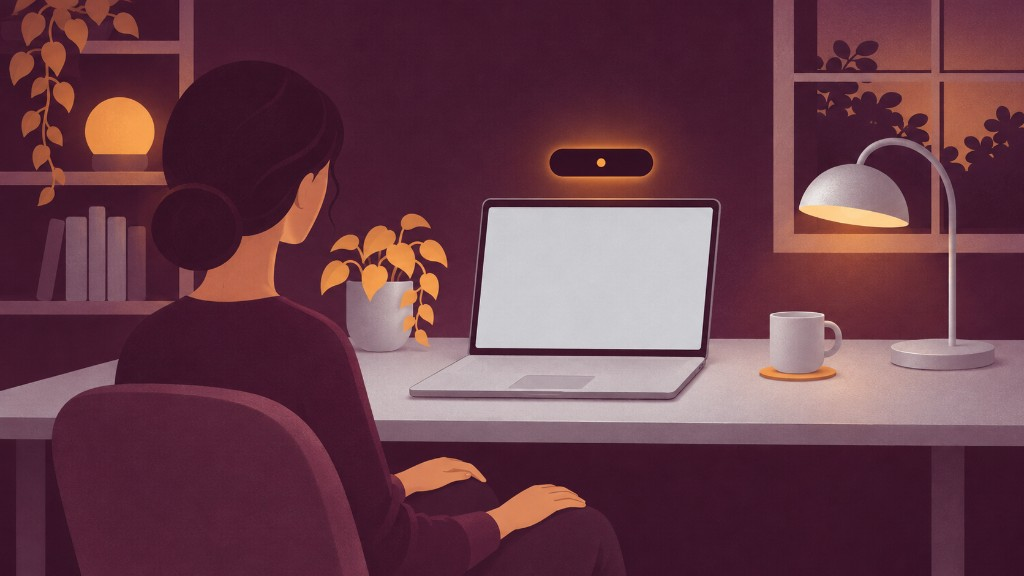
#> input picture docs/visuals/home-day.jpg, 1024 x 576 px
$ python render-who-gif.py
#> lines starting #> are read from the running program, lines starting #| are printed output that depends on the picture
#!/usr/bin/env python3
"""Build the Who it's for loop.

The illustrations stay whole. Words sit in a band under the picture, then a
still card shows the 2025 Stack Overflow work split. Holds are exact copies
so the GIF stays sharp. Timing is a design choice, not a measurement.
"""

from __future__ import annotations

import subprocess
from pathlib import Path

from PIL import Image, ImageDraw, ImageFont

ROOT = Path(__file__).resolve().parents[1]
HOME = ROOT / "docs/visuals/home-day.jpg"
SPLIT = ROOT / "docs/visuals/home-and-office.jpg"
OUT_GIF = ROOT / "docs/visuals/who-its-for.gif"
OUT_JPG = ROOT / "docs/visuals/who-its-for.jpg"
WORK = Path("/tmp/saywhen-who-v2")

W = 960
PIC_H = 540
BAND = 112
H = PIC_H + BAND

PLUM = (34, 6, 28)
AMBER = (251, 179, 3)
SILVER = (223, 229, 236)
CREAM = (243, 236, 226)
MUTED = (186, 174, 186)
HYBRID = (228, 192, 122)
FLEX = (223, 229, 236)
OFFICE = (122, 104, 118)

SERIF = "/System/Library/Fonts/Supplemental/Georgia.ttf"
SANS = "/System/Library/Fonts/Supplemental/Arial.ttf"
SANS_BOLD = "/System/Library/Fonts/Supplemental/Arial Bold.ttf"

SEGMENTS = (
    (0.324, AMBER, "32.4%", "Fully remote"),
    (0.371, HYBRID, "37.1%", "Hybrid"),
    (0.126, FLEX, "12.6%", "Free to choose"),
    (0.179, OFFICE, "17.9%", "In an office"),
)


def face(path: str, size: int) -> ImageFont.FreeTypeFont:
    return ImageFont.truetype(path, size)


def picture(path: Path) -> Image.Image:
    im = Image.open(path).convert("RGB")
    return im.resize((W, PIC_H), Image.Resampling.LANCZOS)


def text_width(draw: ImageDraw.ImageDraw, text: str, fnt: ImageFont.FreeTypeFont) -> int:
    box = draw.textbbox((0, 0), text, font=fnt)
    return box[2] - box[0]


def split_card(photo: Image.Image) -> Image.Image:
    card = Image.new("RGB", (W, H), PLUM)
    card.paste(photo, (0, 0))
    draw = ImageDraw.Draw(card)
    draw.rectangle((0, PIC_H, W, PIC_H + 3), fill=AMBER)
    kicker = face(SANS_BOLD, 16)
    headline = face(SERIF, 32)
    draw.text((36, PIC_H + 24), "HOME", font=kicker, fill=AMBER)
    draw.text((36, PIC_H + 52), "Look. Talk.", font=headline, fill=CREAM)
    right = W // 2 + 28
    draw.text((right, PIC_H + 24), "OFFICE", font=kicker, fill=SILVER)
    draw.text((right, PIC_H + 52), "Stay quiet.", font=headline, fill=CREAM)
    draw.line((W // 2, PIC_H + 22, W // 2, H - 22), fill=(90, 62, 84), width=1)
    return card


def chart(progress: float) -> Image.Image:
    card = Image.new("RGB", (W, H), PLUM)
    draw = ImageDraw.Draw(card)
    kicker = face(SANS_BOLD, 18)
    title = face(SERIF, 46)
    num_face = face(SANS_BOLD, 22)
    name_face = face(SANS, 15)
    foot = face(SANS, 16)

    label = "STACK OVERFLOW  2025"
    draw.text(((W - text_width(draw, label, kicker)) // 2, 150), label, font=kicker, fill=AMBER)
    heading = "Where developers worked"
    draw.text(((W - text_width(draw, heading, title)) // 2, 190), heading, font=title, fill=CREAM)

    bar_w, bar_h = 760, 20
    bar_x = (W - bar_w) // 2
    bar_y = 300
    draw.rounded_rectangle((bar_x, bar_y, bar_x + bar_w, bar_y + bar_h), radius=10, fill=(58, 36, 52))
    shown = max(0.0, min(1.0, progress))
    x = bar_x
    for share, color, _, _ in SEGMENTS:
        width = bar_w * share * shown
        if width > 0.5:
            draw.rectangle((x, bar_y, x + width, bar_y + bar_h), fill=color)
        x += width

    if progress >= 1:
        col = bar_w / 4
        for i, (color, num, name) in enumerate((item[1], item[2], item[3]) for item in SEGMENTS):
            cx = bar_x + col * i + col / 2
            num_w = text_width(draw, num, num_face)
            name_w = text_width(draw, name, name_face)
            draw.rectangle((cx - 16, 342, cx + 16, 348), fill=color)
            draw.text((cx - num_w / 2, 360), num, font=num_face, fill=CREAM)
            draw.text((cx - name_w / 2, 390), name, font=name_face, fill=MUTED)
        note = "Not a measure of who wants voice.   US fully remote: 45%."
        note2 = "JetBrains 2025:  62% regularly use an AI coding assistant."
        draw.text(((W - text_width(draw, note, foot)) // 2, 470), note, font=foot, fill=MUTED)
        draw.text(((W - text_width(draw, note2, foot)) // 2, 498), note2, font=foot, fill=SILVER)
    return card


def main() -> None:
    WORK.mkdir(parents=True, exist_ok=True)
    home = _with_photo(picture(HOME), "HOME DAY", "Look. Talk.")
#> in picture, im is the input picture: PIL image 1024x576 RGB; mean R, G, B 104.6, 61.3, 73.8
#> in _with_photo, `card = Image.new("RGB", (W, H), PLUM)`:
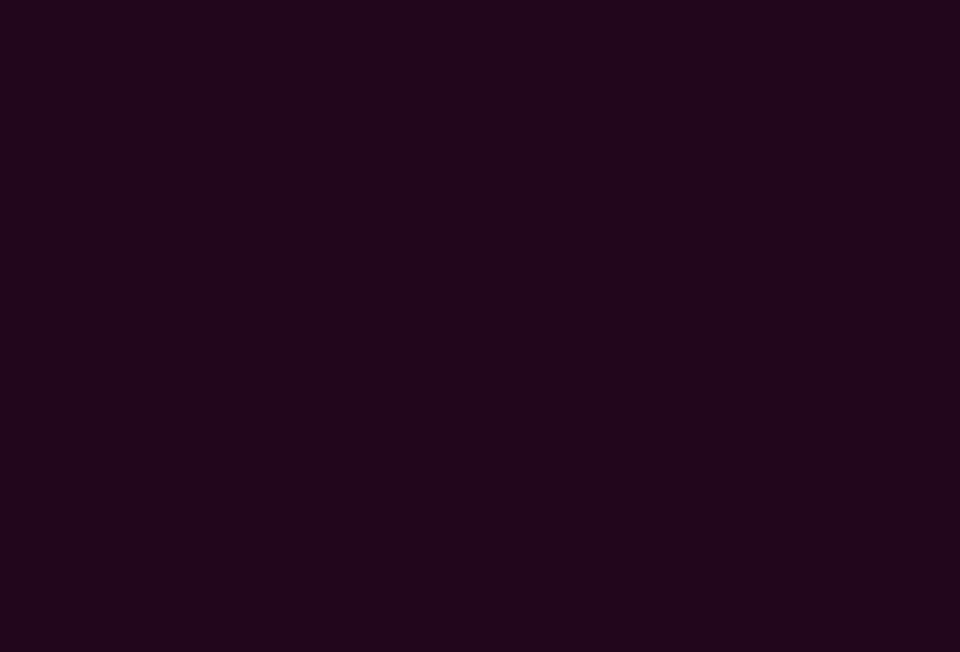
#> card: PIL image 960x652 RGB; mean R, G, B 34, 6, 28
#> in _with_photo, `card.paste(photo, (0, 0))`:
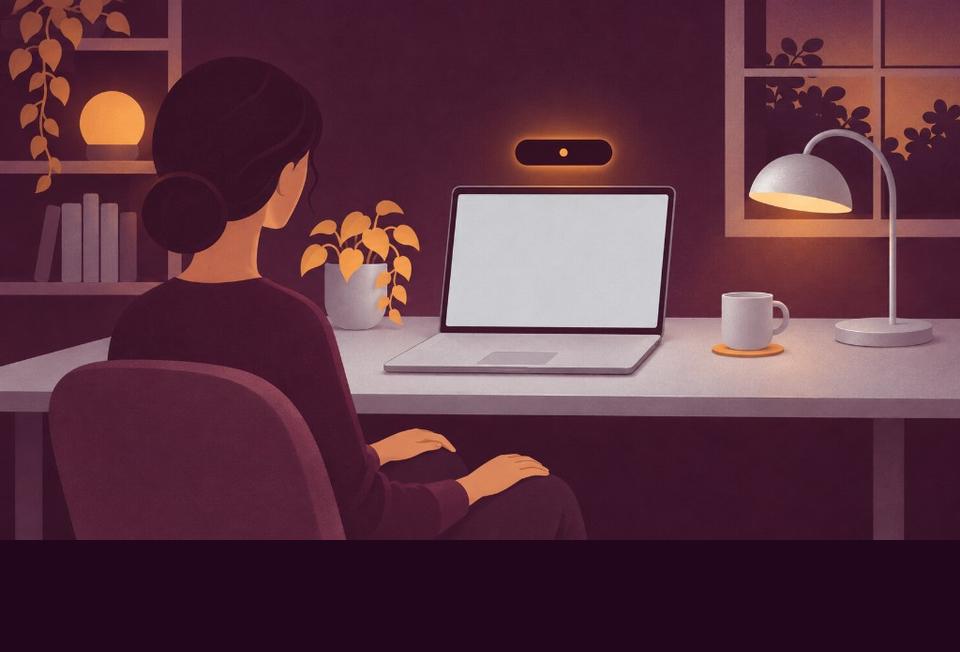
#> card: PIL image 960x652 RGB; mean R, G, B 92.5, 51.8, 65.9
    split = split_card(picture(SPLIT))
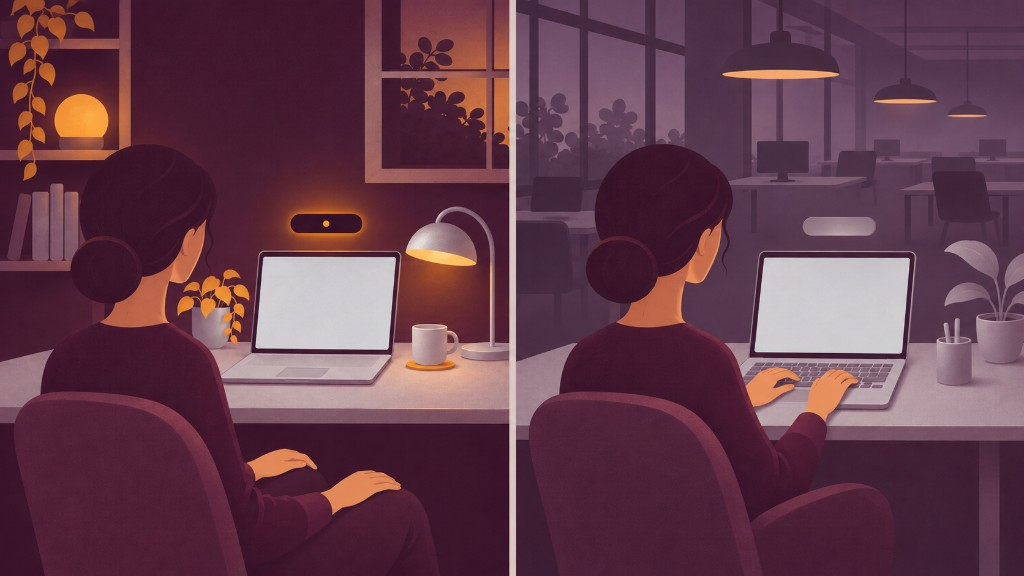
#> input picture docs/visuals/home-and-office.jpg, 1024 x 576 px
#> in picture, im is the input picture: PIL image 1024x576 RGB; mean R, G, B 100.4, 60.2, 75.6
#> in split_card, `card.paste(photo, (0, 0))`:
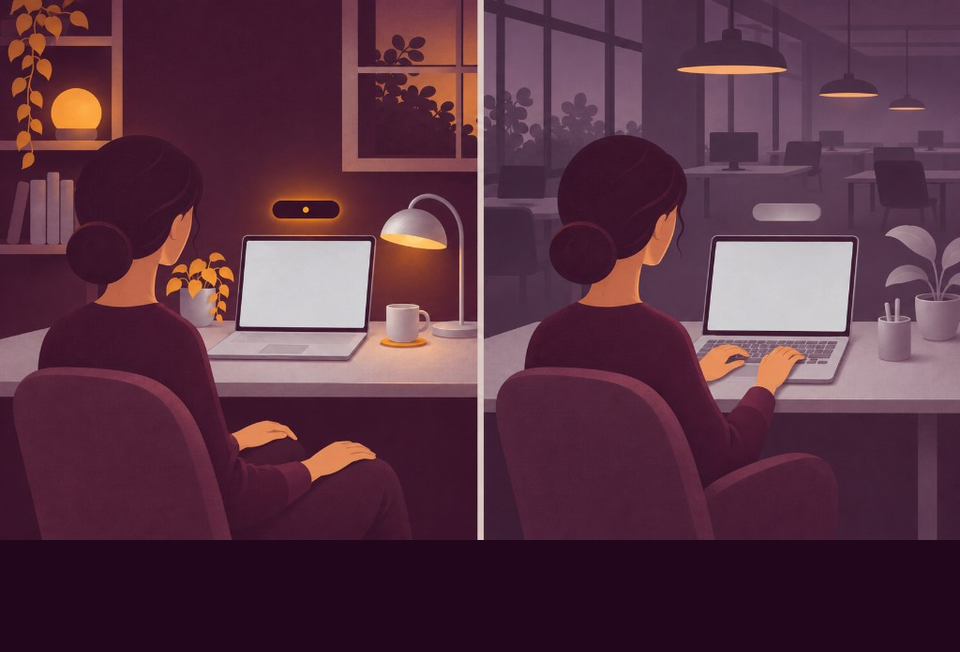
#> card: PIL image 960x652 RGB; mean R, G, B 89, 50.9, 67.4
    home.save(OUT_JPG, "JPEG", quality=86, optimize=True)

    frames = [("home.png", home, 2.4), ("split.png", split, 2.6)]
    for i, step in enumerate((0.18, 0.36, 0.55, 0.74, 0.9, 1, 1)):
        frames.append((f"bar_{i}.png", chart(step), 0.12 if i < 5 else 2.2))
#> after the loop, frames = 9 items

    for name, image, _duration in frames:
        image.save(WORK / name)
#> this loop made 9 passes
#> (name, _duration) on passes 1 to 9: ('home.png', 2.4), ('split.png', 2.6), ('bar_0.png', 0.12), ('bar_1.png', 0.12), ('bar_2.png', 0.12), ('bar_3.png', 0.12), ('bar_4.png', 0.12), ('bar_5.png', 2.2), ('bar_6.png', 2.2)

    listing = WORK / "list.txt"
    lines = []
    for name, _image, duration in frames:
        lines.append(f"file '{name}'")
        lines.append(f"duration {duration}")
#> this loop made 9 passes
#> after the loop, lines = 18 items, first 6: "file 'home.png'", 'duration 2.4', "file 'split.png'", 'duration 2.6', "file 'bar_0.png'", 'duration 0.12'
    lines.append(f"file '{frames[-1][0]}'")
    listing.write_text("\n".join(lines) + "\n")

    palette = WORK / "palette.png"
    subprocess.run(
        ["ffmpeg", "-y", "-f", "concat", "-safe", "0", "-i", str(listing),
         "-vf", "palettegen=max_colors=128:stats_mode=diff", str(palette)],
        cwd=WORK, check=True, capture_output=True,
    )
#> (this line was passed over: subprocess is not available in this run)
    subprocess.run(
        ["ffmpeg", "-y", "-f", "concat", "-safe", "0", "-i", str(listing),
         "-i", str(palette),
         "-lavfi", "paletteuse=dither=none",
         "-loop", "0", str(OUT_GIF)],
        cwd=WORK, check=True, capture_output=True,
    )
#> (this line was passed over: subprocess is not available in this run)
    print(f"{OUT_GIF.stat().st_size / 1024:.0f} KB")


def _with_photo(photo: Image.Image, title: str, line: str) -> Image.Image:
    card = Image.new("RGB", (W, H), PLUM)
    card.paste(photo, (0, 0))
    draw = ImageDraw.Draw(card)
    draw.rectangle((0, PIC_H, W, PIC_H + 3), fill=AMBER)
    draw.text((40, PIC_H + 22), title, font=face(SANS_BOLD, 18), fill=AMBER)
    draw.text((40, PIC_H + 50), line, font=face(SERIF, 42), fill=CREAM)
    return card


if __name__ == "__main__":
    main()
